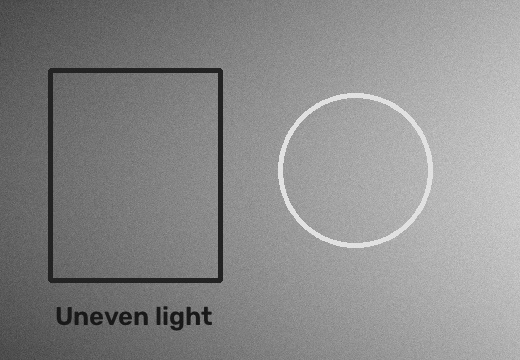
#> input picture test_image_1.jpg, 520 x 360 px; the run also reads 1 picture not shown here
$ jupyter execute experiment_template.ipynb
#> lines starting #> are read from the running program, lines starting #| are printed output that depends on the picture
### image_algorithms.py
"""NumPy implementations of CLAHE, integral-image thresholding, and Hough."""

import numpy as np


def _gray_uint8(img, name="img"):
    array = np.asarray(img)
    if array.ndim != 2 or array.dtype != np.uint8:
        raise ValueError(f"{name} must be a 2D uint8 grayscale image.")
    return array


def clip_histogram(hist, clip_limit):
    """Clip a histogram and redistribute excess while preserving its sum."""
    counts = np.asarray(hist)
    if counts.ndim != 1 or not np.issubdtype(counts.dtype, np.integer):
        raise ValueError("hist must be a one-dimensional integer array.")
    if not np.isfinite(clip_limit) or clip_limit < 0:
        raise ValueError("clip_limit must be finite and non-negative.")

    clipped = counts.astype(np.int64, copy=True)
    limit = max(1, int(np.floor(clip_limit)))
    excess = int(np.maximum(clipped - limit, 0).sum())
    clipped = np.minimum(clipped, limit)
    if clipped.size == 0:
        return clipped

    quotient, remainder = divmod(excess, clipped.size)
    clipped += quotient
    if remainder:
        indices = np.linspace(0, clipped.size - 1, remainder, dtype=np.int64)
        clipped[indices] += 1
    return clipped


def build_tile_luts(img, grid=(8, 8), clip_limit=2.0):
    """Build per-tile uint8 LUTs; clip_limit is normalized as s_max."""
    image = _gray_uint8(img)
    gy, gx = map(int, grid)
    if gy <= 0 or gx <= 0 or gy > image.shape[0] or gx > image.shape[1]:
        raise ValueError("grid must be positive and no larger than the image.")
    if not np.isfinite(clip_limit) or clip_limit < 0:
        raise ValueError("clip_limit must be finite and non-negative.")

    y_edges = np.linspace(0, image.shape[0], gy + 1, dtype=np.int64)
    x_edges = np.linspace(0, image.shape[1], gx + 1, dtype=np.int64)
    luts = np.empty((gy, gx, 256), dtype=np.uint8)
    for i in range(gy):
        for j in range(gx):
            tile = image[y_edges[i]:y_edges[i + 1], x_edges[j]:x_edges[j + 1]]
            hist = np.bincount(tile.ravel(), minlength=256).astype(np.int64)
            beta = max(1, int(np.floor(clip_limit * tile.size / 256)))
            hist = clip_histogram(hist, beta)
            cdf = np.cumsum(hist, dtype=np.int64)
            luts[i, j] = np.clip(
                np.rint(255.0 * cdf / tile.size), 0, 255
            ).astype(np.uint8)
    return luts


def clahe(img, grid=(8, 8), clip_limit=2.0):
    """Apply CLAHE using per-tile LUTs and bilinear interpolation."""
    image = _gray_uint8(img)
    gy, gx = map(int, grid)
    luts = build_tile_luts(image, (gy, gx), clip_limit)

    y_edges = np.linspace(0, image.shape[0], gy + 1, dtype=np.int64)
    x_edges = np.linspace(0, image.shape[1], gx + 1, dtype=np.int64)
    y_centers = (y_edges[:-1] + y_edges[1:] - 1) / 2.0
    x_centers = (x_edges[:-1] + x_edges[1:] - 1) / 2.0
    ys = np.arange(image.shape[0], dtype=np.float64)
    xs = np.arange(image.shape[1], dtype=np.float64)

    y0 = np.clip(np.searchsorted(y_centers, ys, side="right") - 1, 0, gy - 1)
    x0 = np.clip(np.searchsorted(x_centers, xs, side="right") - 1, 0, gx - 1)
    y1 = np.minimum(y0 + 1, gy - 1)
    x1 = np.minimum(x0 + 1, gx - 1)
    y_den = y_centers[y1] - y_centers[y0]
    x_den = x_centers[x1] - x_centers[x0]
    b = np.divide(
        ys - y_centers[y0], y_den, out=np.zeros_like(ys), where=y_den > 0
    )
    a = np.divide(
        xs - x_centers[x0], x_den, out=np.zeros_like(xs), where=x_den > 0
    )
    a = np.clip(a, 0.0, 1.0)[None, :]
    b = np.clip(b, 0.0, 1.0)[:, None]
    values = image.astype(np.intp)

    t00 = luts[y0[:, None], x0[None, :], values]
    t01 = luts[y0[:, None], x1[None, :], values]
    t10 = luts[y1[:, None], x0[None, :], values]
    t11 = luts[y1[:, None], x1[None, :], values]
    output = (1 - b) * ((1 - a) * t00 + a * t01) + b * (
        (1 - a) * t10 + a * t11
    )
    return np.clip(np.rint(output), 0, 255).astype(np.uint8)


def integral_image(img):
    """Return an int64 summed-area table with a zero-padded top row/column."""
    values = np.asarray(img, dtype=np.int64)
    if values.ndim != 2:
        raise ValueError("img must be a two-dimensional array.")
    summed = np.zeros((values.shape[0] + 1, values.shape[1] + 1), dtype=np.int64)
    summed[1:, 1:] = np.cumsum(
        np.cumsum(values, axis=0, dtype=np.int64), axis=1, dtype=np.int64
    )
    return summed


def box_sum(S, y1, x1, y2, x2):
    """Return sums over inclusive boxes using a padded summed-area table."""
    table = np.asarray(S)
    if table.ndim != 2 or table.shape[0] < 2 or table.shape[1] < 2:
        raise ValueError("S must be a 2D summed-area table with a zero border.")
    y1, x1, y2, x2 = np.broadcast_arrays(y1, x1, y2, x2)
    if np.any(y1 < 0) or np.any(x1 < 0) or np.any(y2 < y1) or np.any(x2 < x1):
        raise ValueError("Invalid box coordinates.")
    if np.any(y2 >= table.shape[0] - 1) or np.any(x2 >= table.shape[1] - 1):
        raise ValueError("Box coordinates are outside the image.")
    return (
        table[y2 + 1, x2 + 1]
        - table[y1, x2 + 1]
        - table[y2 + 1, x1]
        + table[y1, x1]
    )


def local_mean_std(img, radius):
    """Compute local mean/std using two summed-area tables."""
    image = _gray_uint8(img).astype(np.int64)
    if not isinstance(radius, (int, np.integer)) or radius < 0:
        raise ValueError("radius must be a non-negative integer.")
    height, width = image.shape
    ys = np.arange(height)
    xs = np.arange(width)
    y1 = np.maximum(ys - radius, 0)[:, None]
    y2 = np.minimum(ys + radius, height - 1)[:, None]
    x1 = np.maximum(xs - radius, 0)[None, :]
    x2 = np.minimum(xs + radius, width - 1)[None, :]

    sum_image = box_sum(integral_image(image), y1, x1, y2, x2).astype(np.float64)
    sum_squared = box_sum(
        integral_image(image * image), y1, x1, y2, x2
    ).astype(np.float64)
    count = (y2 - y1 + 1) * (x2 - x1 + 1)
    mean = sum_image / count
    variance = np.maximum(sum_squared / count - mean * mean, 0.0)
    return mean.astype(np.float64), np.sqrt(variance).astype(np.float64)


def adaptive_threshold(img, radius=15, method="bradley", t=0.15, k=0.34, R=128.0):
    """Apply Bradley-Roth or Sauvola thresholding; output contains 0 and 255."""
    image = _gray_uint8(img)
    if not np.isfinite(t) or not 0 <= t < 1:
        raise ValueError("t must be in [0, 1).")
    mean, std = local_mean_std(image, radius)
    if method.lower() in {"bradley", "bradley-roth", "bradley_roth"}:
        threshold = mean * (1.0 - t)
    elif method.lower() == "sauvola":
        if not np.isfinite(k) or not np.isfinite(R) or R <= 0:
            raise ValueError("Sauvola requires finite k and finite positive R.")
        threshold = mean * (1.0 + k * (std / R - 1.0))
    else:
        raise ValueError("method must be 'bradley' or 'sauvola'.")
    return np.where(image < threshold, 0, 255).astype(np.uint8)


def _gaussian_kernel(sigma):
    if sigma <= 0:
        return np.ones((1, 1), dtype=np.float64)
    radius = max(1, int(np.ceil(3 * sigma)))
    axis = np.arange(-radius, radius + 1, dtype=np.float64)
    one_d = np.exp(-(axis * axis) / (2 * sigma * sigma))
    one_d /= one_d.sum()
    return np.outer(one_d, one_d)


def _convolve_hough(accumulator, kernel):
    """NumPy convolution with rho sign reversal across the theta pi seam."""
    rows, cols = accumulator.shape
    pr, pt = kernel.shape[0] // 2, kernel.shape[1] // 2
    row_kernel = kernel[pr]
    column_kernel = kernel[:, pt]
    if np.allclose(kernel, np.outer(column_kernel, row_kernel)):
        theta_padded = (
            np.concatenate(
                (accumulator[::-1, -pt:], accumulator, accumulator[::-1, :pt]),
                axis=1,
            )
            if pt
            else accumulator
        )
        horizontal = np.zeros_like(accumulator, dtype=np.float64)
        for offset, weight in enumerate(row_kernel):
            horizontal += weight * theta_padded[:, offset:offset + cols]

        rho_padded = np.pad(horizontal, ((pr, pr), (0, 0)), mode="constant")
        result = np.zeros_like(accumulator, dtype=np.float64)
        for offset, weight in enumerate(column_kernel):
            result += weight * rho_padded[offset:offset + rows]
        return result

    rho_padded = np.pad(accumulator, ((pr, pr), (0, 0)), mode="constant")
    theta_padded = (
        np.concatenate(
            (rho_padded[::-1, -pt:], rho_padded, rho_padded[::-1, :pt]), axis=1
        )
        if pt
        else rho_padded
    )
    result = np.zeros_like(accumulator, dtype=np.float64)
    for i in range(kernel.shape[0]):
        for j in range(kernel.shape[1]):
            result += kernel[i, j] * theta_padded[i:i + rows, j:j + cols]
    return result


def hough_accumulate(
    edges, theta_range, rho_range, n_theta, n_rho, grad_dir=None, delta_deg=None
):
    """Accumulate Hough votes; theta_range and rho_range endpoints are inclusive."""
    edge_map = np.asarray(edges)
    if edge_map.ndim != 2:
        raise ValueError("edges must be a two-dimensional image.")
    if n_theta < 1 or n_rho < 2:
        raise ValueError("n_theta must be >= 1 and n_rho must be >= 2.")
    theta_min, theta_max = map(float, theta_range)
    rho_min, rho_max = map(float, rho_range)
    if theta_max <= theta_min or rho_max <= rho_min:
        raise ValueError("theta_range and rho_range must be increasing.")
    if (grad_dir is None) != (delta_deg is None):
        raise ValueError("grad_dir and delta_deg must be supplied together.")
    if delta_deg is not None and (not np.isfinite(delta_deg) or delta_deg < 0):
        raise ValueError("delta_deg must be finite and non-negative.")

    ys, xs = np.nonzero(edge_map)
    thetas = np.linspace(theta_min, theta_max, int(n_theta), endpoint=True)
    rhos = np.linspace(rho_min, rho_max, int(n_rho), endpoint=True)
    accumulator = np.zeros((int(n_rho), int(n_theta)), dtype=np.int64)
    if not len(xs):
        return accumulator, thetas, rhos

    if grad_dir is not None:
        directions = np.asarray(grad_dir, dtype=np.float64)
        if directions.shape != edge_map.shape or not np.all(
            np.isfinite(directions[edge_map > 0])
        ):
            raise ValueError("grad_dir must match edges and be finite at edge pixels.")
        edge_angles = directions[ys, xs]
        delta = np.deg2rad(delta_deg)
    rho_step = (rho_max - rho_min) / (n_rho - 1)
    for theta_index, theta in enumerate(thetas):
        if grad_dir is None:
            selected = np.ones(len(xs), dtype=bool)
        else:
            angle_error = np.abs(
                (edge_angles - theta + np.pi / 2) % np.pi - np.pi / 2
            )
            selected = angle_error <= delta
        if not np.any(selected):
            continue
        rho_values = xs[selected] * np.cos(theta) + ys[selected] * np.sin(theta)
        rho_indices = np.rint((rho_values - rho_min) / rho_step).astype(np.int64)
        valid = (rho_indices >= 0) & (rho_indices < n_rho)
        accumulator[:, theta_index] = np.bincount(
            rho_indices[valid], minlength=n_rho
        )
    return accumulator, thetas, rhos


def find_peaks(
    A, n_peaks, nms_radius=3, smooth_sigma=1.0, thetas=None, rhos=None
):
    """Find 2D accumulator peaks after Gaussian smoothing and seam-aware NMS."""
    accumulator = np.asarray(A)
    if (
        accumulator.ndim != 2
        or n_peaks < 0
        or nms_radius < 0
        or smooth_sigma < 0
    ):
        raise ValueError("Invalid accumulator or find_peaks parameters.")
    nr, nt = accumulator.shape
    if thetas is None:
        thetas = np.arange(nt, dtype=np.float64)
    if rhos is None:
        rhos = np.arange(nr, dtype=np.float64)
    if len(thetas) != nt or len(rhos) != nr:
        raise ValueError("thetas/rhos sizes must match the accumulator.")
    if n_peaks == 0 or not np.any(accumulator):
        return []

    smoothed = _convolve_hough(
        accumulator.astype(np.float64), _gaussian_kernel(smooth_sigma)
    )
    radius = int(nms_radius)
    padded = np.pad(smoothed, ((radius, radius), (0, 0)), mode="constant")
    if radius:
        padded = np.concatenate(
            (padded[::-1, -radius:], padded, padded[::-1, :radius]), axis=1
        )
    center = padded[radius:radius + nr, radius:radius + nt]
    is_maximum = center > 0
    for dr in range(-radius, radius + 1):
        for dt in range(-radius, radius + 1):
            if dr == 0 and dt == 0:
                continue
            neighbor = padded[
                radius + dr:radius + dr + nr,
                radius + dt:radius + dt + nt,
            ]
            is_maximum &= center >= neighbor
    peak_rows, peak_cols = np.nonzero(is_maximum)
    order = np.argsort(smoothed[peak_rows, peak_cols])[::-1]
    suppressed = np.zeros_like(is_maximum)
    peaks = []
    for order_index in order:
        row = int(peak_rows[order_index])
        col = int(peak_cols[order_index])
        if suppressed[row, col]:
            continue
        peaks.append(
            (float(rhos[row]), float(thetas[col]), float(accumulator[row, col]))
        )
        if len(peaks) >= n_peaks:
            break
        for dt in range(-radius, radius + 1):
            raw_col = col + dt
            wraps = raw_col // nt
            target_col = raw_col % nt
            for dr in range(-radius, radius + 1):
                target_row = row + dr
                if wraps % 2:
                    target_row = nr - 1 - target_row
                if 0 <= target_row < nr:
                    suppressed[target_row, target_col] = True
    return peaks


def _normalize_hough_line(rho, theta):
    turns = int(np.floor(theta / np.pi))
    theta -= turns * np.pi
    if turns % 2:
        rho = -rho
    return float(rho), float(theta)


def hough_multiscale(
    edges,
    grad_dir,
    n_levels=2,
    refine_factor=8,
    n_peaks=10,
    coarse_theta_step_deg=1.0,
    coarse_rho_step=2.0,
    delta_deg=10.0,
):
    """Coarse-to-fine Hough: refine only the candidates from the coarse level."""
    edge_map = np.asarray(edges)
    if edge_map.ndim != 2 or np.asarray(grad_dir).shape != edge_map.shape:
        raise ValueError("edges and grad_dir must be 2D arrays of the same shape.")
    if n_levels < 1 or refine_factor < 2 or n_peaks < 1:
        raise ValueError("Require n_levels >= 1, refine_factor >= 2, n_peaks >= 1.")
    if coarse_theta_step_deg <= 0 or coarse_rho_step <= 0:
        raise ValueError("Hough resolutions must be positive.")

    height, width = edge_map.shape
    diagonal = float(np.hypot(height, width))
    n_theta = max(2, int(np.ceil(180.0 / coarse_theta_step_deg)))
    theta_step = np.pi / n_theta
    n_rho = max(2, int(np.ceil(2 * diagonal / coarse_rho_step)) + 1)
    coarse, thetas, rhos = hough_accumulate(
        edge_map,
        (0.0, np.pi - theta_step),
        (-diagonal, diagonal),
        n_theta,
        n_rho,
        grad_dir=grad_dir,
        delta_deg=delta_deg,
    )
    candidates = find_peaks(
        coarse, n_peaks, nms_radius=3, smooth_sigma=1.0,
        thetas=thetas, rhos=rhos,
    )
    rho_step = float(rhos[1] - rhos[0])
    if not candidates:
        return []

    refined = []
    for rho_center, theta_center, votes in candidates:
        current_rho_step = rho_step
        current_theta_step = theta_step
        for _ in range(1, n_levels):
            count = 2 * int(refine_factor) + 1
            local, local_thetas, local_rhos = hough_accumulate(
                edge_map,
                (
                    theta_center - current_theta_step,
                    theta_center + current_theta_step,
                ),
                (
                    rho_center - current_rho_step,
                    rho_center + current_rho_step,
                ),
                count,
                count,
                grad_dir=grad_dir,
                delta_deg=delta_deg,
            )
            rho_center, theta_center, votes = find_peaks(
                local, 1, nms_radius=0, smooth_sigma=0.0,
                thetas=local_thetas, rhos=local_rhos,
            )[0]
            current_rho_step /= refine_factor
            current_theta_step /= refine_factor
        rho_center, theta_center = _normalize_hough_line(rho_center, theta_center)
        refined.append((rho_center, theta_center, votes))

    refined.sort(key=lambda line: line[2], reverse=True)
    unique = []
    for rho, theta, votes in refined:
        duplicate = False
        for old_rho, old_theta, _ in unique:
            angle_delta = abs(theta - old_theta)
            rho_compare = rho
            if angle_delta > np.pi / 2:
                angle_delta = np.pi - angle_delta
                rho_compare = -rho
            if (
                angle_delta < np.deg2rad(coarse_theta_step_deg) / 2
                and abs(rho_compare - old_rho) < coarse_rho_step / 2
            ):
                duplicate = True
                break
        if not duplicate:
            unique.append((rho, theta, votes))
    return [(rho, theta) for rho, theta, _ in unique[:n_peaks]]

### experiment_template.ipynb
### Có dùng AI hỗ trợ

- **Công cụ:** Copilot SDK trong VS Code.
- **Mục đích:** Hỗ trợ triển khai và kiểm thử mã thuật toán, xây dựng khung thí nghiệm, quét tham số và vẽ biểu đồ.
- **Prompt đã dùng:** “Tạo mẫu độc lập có chỗ điền hàm/đường dẫn”.
- **Đã kiểm tra/sửa:** Mã thuật toán được triển khai trong `image_algorithms.py`; cần đọc, kiểm thử và giải thích được các phần cài đặt trước khi nộp.

Các lời gọi OpenCV trong notebook chỉ dùng để đọc ảnh, tạo dữ liệu kiểm thử hoặc làm mốc tham chiếu trong thí nghiệm; không thay thế phần cài đặt thuật toán bắt buộc.

# Khung thí nghiệm CLAHE, ngưỡng thích nghi và Hough đa tỉ lệ

Các thuật toán NumPy được cài trong `image_algorithms.py` và được nối qua các adapter `my_*`. OpenCV chỉ dùng để đọc ảnh, tạo dữ liệu kiểm thử hoặc làm mốc tham chiếu được ghi rõ. Không dùng kết quả giả lập làm kết quả thí nghiệm. Đồ thị thời gian là đo đạc thực nghiệm, không tự nó chứng minh độ phức tạp.

[cell 1]
import time
from pathlib import Path

import cv2
import matplotlib.pyplot as plt
import numpy as np

from image_algorithms import adaptive_threshold, clahe, hough_multiscale

# Đường dẫn ảnh mẫu trong thư mục dự án.
IMAGE_DIR = Path(r"E:\Tai lieu hoc tap\Xử Lý Ảnh và Thị Giác Máy Tính")
IMAGE_PATH_1 = IMAGE_DIR / "test_image_1.jpg"  # Ánh sáng không đều
IMAGE_PATH_2 = IMAGE_DIR / "test_image_2.jpg"  # Văn bản
IMAGE_PATH_3 = IMAGE_DIR / "test_image_3.jpg"  # Các đường thẳng


def load_gray_image(path):
    path = Path(path)
    if not path.is_file():
        raise FileNotFoundError(f"Không tìm thấy ảnh: {path.resolve()}")
    image_bytes = np.fromfile(path, dtype=np.uint8)
    image = cv2.imdecode(image_bytes, cv2.IMREAD_GRAYSCALE)
#> image is the input picture: shape (360, 520); min 19, max 232, mean 138.9
    if image is None:
        raise FileNotFoundError(f"Không đọc được ảnh: {path}")
    return image


def my_clahe(img, grid=(8, 8), clip_limit=2.0):
    return clahe(img, grid=grid, clip_limit=clip_limit)


def my_adaptive_threshold(img, radius=15, method="bradley", t=0.15, k=0.34):
    return adaptive_threshold(img, radius=radius, method=method, t=t, k=k)


def my_hough_multiscale(edges, grad_dir, n_levels=2, refine_factor=8):
    return hough_multiscale(edges, grad_dir, n_levels=n_levels, refine_factor=refine_factor)

## Thí nghiệm 1 — CLAHE

Quét riêng `clip_limit` và `grid` trên ảnh ánh sáng không đều; sau đó so sánh kéo giãn tương phản tuyến tính, hiệu chỉnh gamma, HE toàn cục và CLAHE tự cài trên cùng ảnh, kèm histogram. OpenCV chỉ được dùng làm mốc tham chiếu trong phần đối chiếu.

[cell 2]
img1 = load_gray_image(IMAGE_PATH_1)

clip_limits = [1.0, 2.0, 4.0, 8.0]
fig, axes = plt.subplots(1, len(clip_limits), figsize=(16, 4))
fig.suptitle("Ảnh hưởng của clip_limit (grid cố định 8×8)")
for ax, clip_limit in zip(axes, clip_limits):
    result = my_clahe(img1, grid=(8, 8), clip_limit=clip_limit)
    if np.asarray(result).shape != img1.shape:
        raise ValueError("my_clahe phải trả ảnh cùng kích thước với ảnh đầu vào.")
    ax.imshow(result, cmap="gray", vmin=0, vmax=255)
    ax.set_title(f"clip_limit={clip_limit}")
    ax.axis("off")
#> this loop made 4 passes
#> pass 1, in clahe, `t10 = luts[y1[:, None], x0[None, :], values]`:
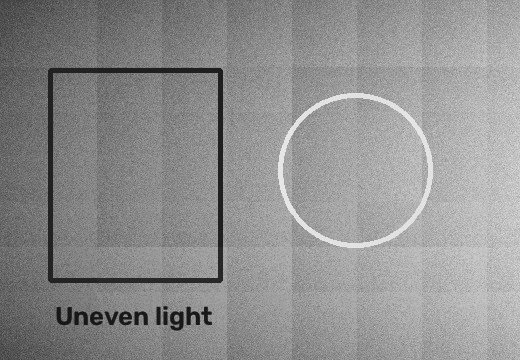
#> t10: shape (360, 520); min 16, max 236, mean 143.7
plt.tight_layout()
plt.show()
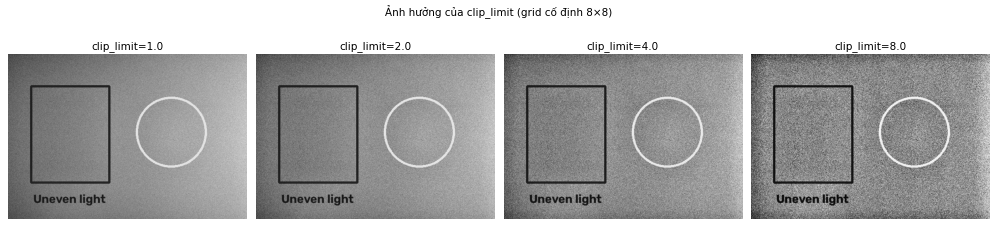
#> figure drawn by matplotlib, 4 panels

# Mốc tham chiếu cho phần thí nghiệm, không dùng thay cho mã thuật toán tự cài.
img_he = cv2.equalizeHist(img1)
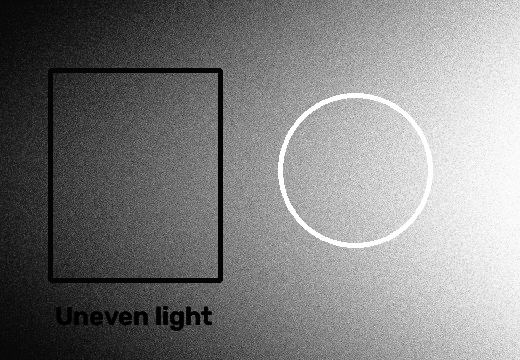
#> img_he: shape (360, 520); min 0, max 255, mean 128.5
img_clahe_cv = cv2.createCLAHE(clipLimit=2.0, tileGridSize=(8, 8)).apply(img1)
img_my_clahe = my_clahe(img1, grid=(8, 8), clip_limit=2.0)
#> in clahe (call 5), `t00 = luts[y0[:, None], x0[None, :], values]`:
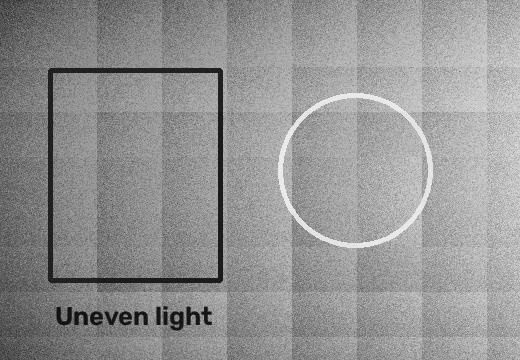
#> t00: shape (360, 520); min 13, max 239, mean 147.4
#> in clahe (call 5), `t01 = luts[y0[:, None], x1[None, :], values]`:
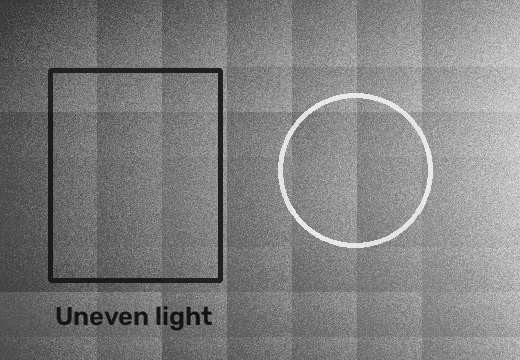
#> t01: shape (360, 520); min 12, max 239, mean 126.8
#> in clahe (call 5), `t11 = luts[y1[:, None], x1[None, :], values]`:
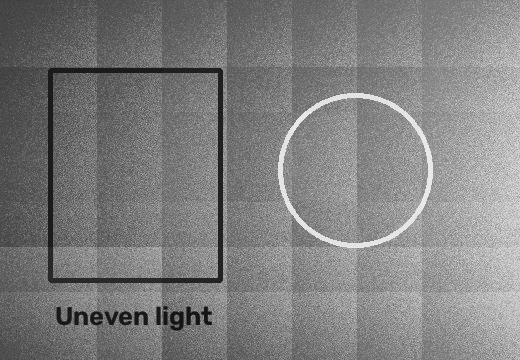
#> t11: shape (360, 520); min 13, max 239, mean 127
#> (the rest of the program and of its run is left out)
